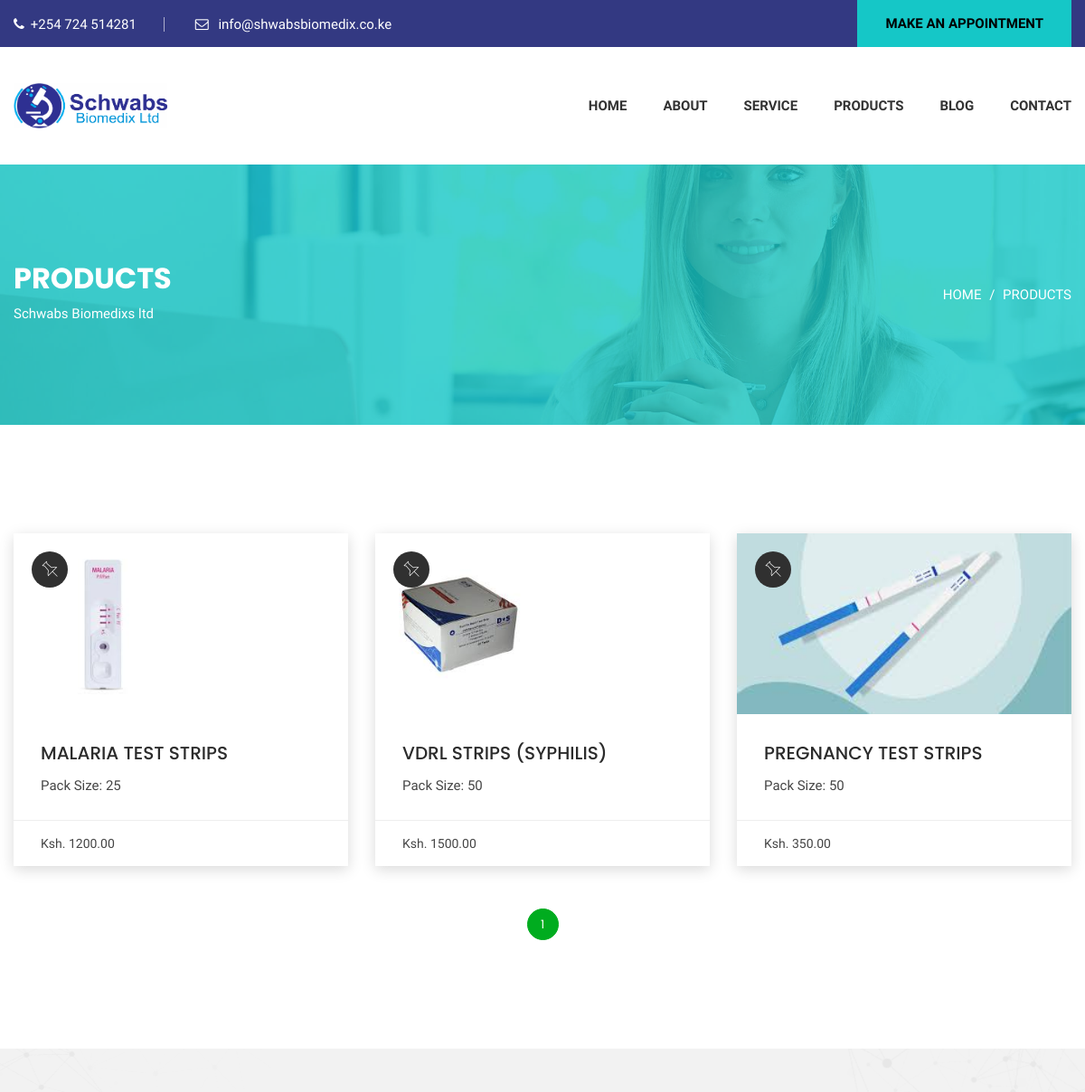
The page /product/ (upper part) on the database as committed earlier.
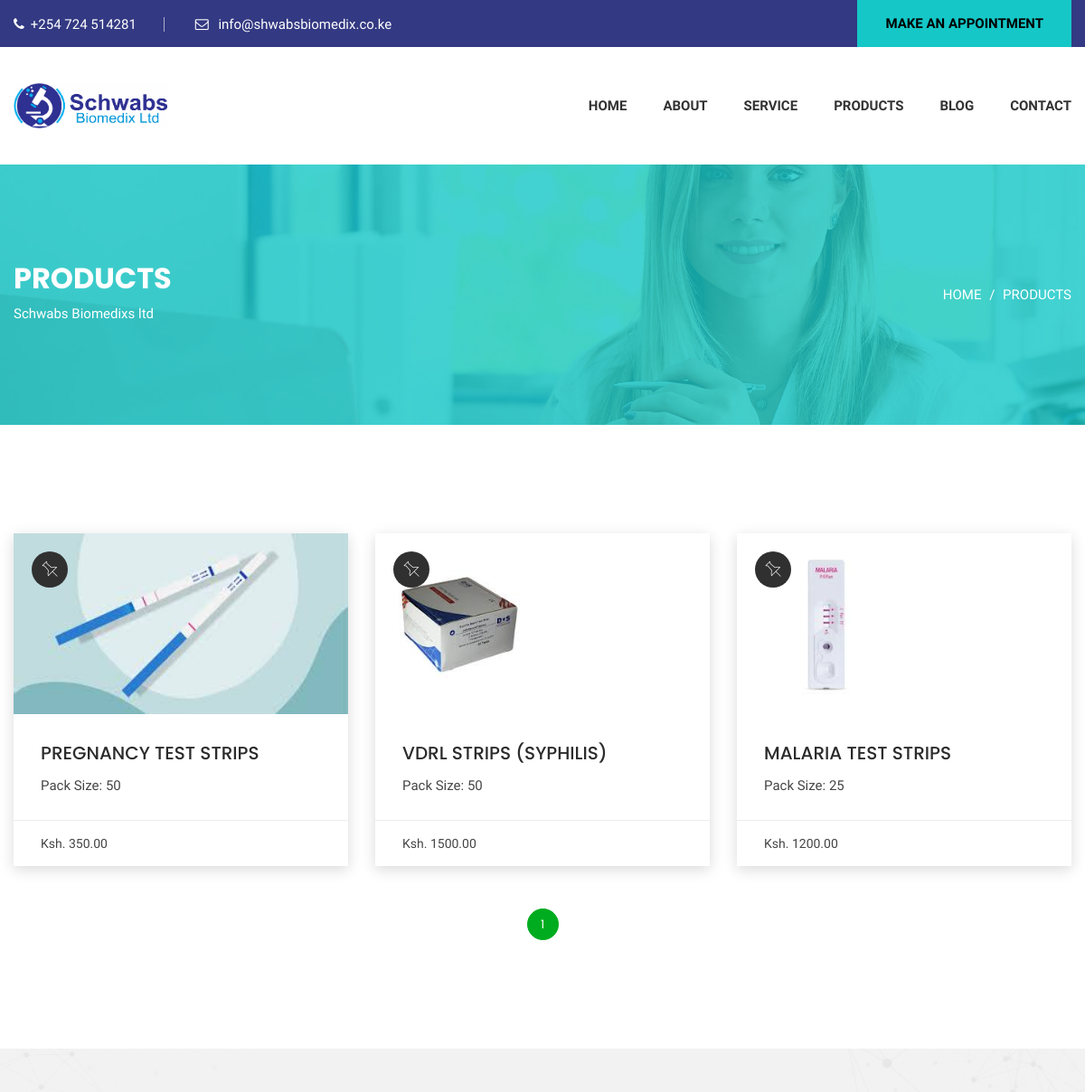
The same page on the database as committed later.
### base/models.py (models this page shows, shortened)
class Product(models.Model):
    name = models.CharField(max_length=255)
    size = models.CharField(max_length=255)
    price = models.DecimalField(max_digits=6, decimal_places=2, null=True)
    image = models.ImageField(upload_to='products/image', null=True)
    updated = models.DateTimeField(auto_now=True)
    created = models.DateTimeField(auto_now_add=True)
    class Meta:
        ordering = ['-updated', '-created']

### base/views.py (the view)
# urls.py: path('product/', views.product, name='product'),
def product(request):
    products = Product.objects.all()
    paginator = Paginator(products, 9)
    page_number = request.GET.get('page')
    page_obj = paginator.get_page(page_number)
    context = {'products': products, 'page_obj': page_obj}
    return render(request, 'base/product.html', context)

### base/templates/base/product.html (shortened to what this page needs)
{% extends 'main.html' %}
{% block content %}
{% load static %}
<div id="funfact-area" class="funfact-area section-padding--lg bg--white bg-image--1" data-overlay="8">
    <div class="container">
        <div class="cr-breadcrumb">
            <div class="cr-breadcrumb__left">
                <h2>Products</h2>
                <p>Schwabs Biomedixs ltd</p>
            </div>
            <div class="cr-breadcrumb__right">
                <ul class="cr-breadcrumb__pagination">
                    <li>
                        <a href="{% url 'home' %}">Home</a>
                    </li>
                    <li>Products</li>
                </ul>
            </div>
        </div>
    </div>
</div>
<main class="page-content">
    <div class="cr-section pg-blogs-area section-padding--xlg bg--white">
        <div class="container">
            <div class="row justify-content-center mt-30-reverse">
                {% for product in page_obj %}
                <div class="col-lg-4 col-md-6 col-12">
                    <article class="blog sticky">
                        <div class="blog__thumb">
                            <a href="#">
                                <img src="{{product.image.url}}" width="100%" height="200" alt="blog thumb">
                            </a>
                        </div>
                        <div class="blog__content">
                            <div class="blog__content__body">
                                <ul class="blog__content__meta">
                                </ul>
                                <h4>
                                    <a  href="#">{{product.name}}</a>
                                </h4>
                                <p>Pack Size: {{product.size}}</p>
                            </div>
                            <div class="blog__content__footer">
                                <span class="blog__content__author">Ksh. <a href="#">{{product.price}}</a></span>
                            </div>
                        </div>
                    </article>
                </div>
                {% endfor %}
            </div>
            <div class="row">
                <div class="col-lg-12">
                    <div class="cr-pagination text-center">
                        <ul>
                            <li class="active"><a href="#">{{ page_obj.number }}</a></li>
                        </ul>
                    </div>
                </div>
            </div>
        </div>
    </div>
</main>
{% endblock %}

Rows that differ between the two databases and show on the page:
changed Product "PREGNANCY TEST STRIPS": moves up the list
changed Product "VDRL STRIPS (SYPHILIS)": moves down the list
